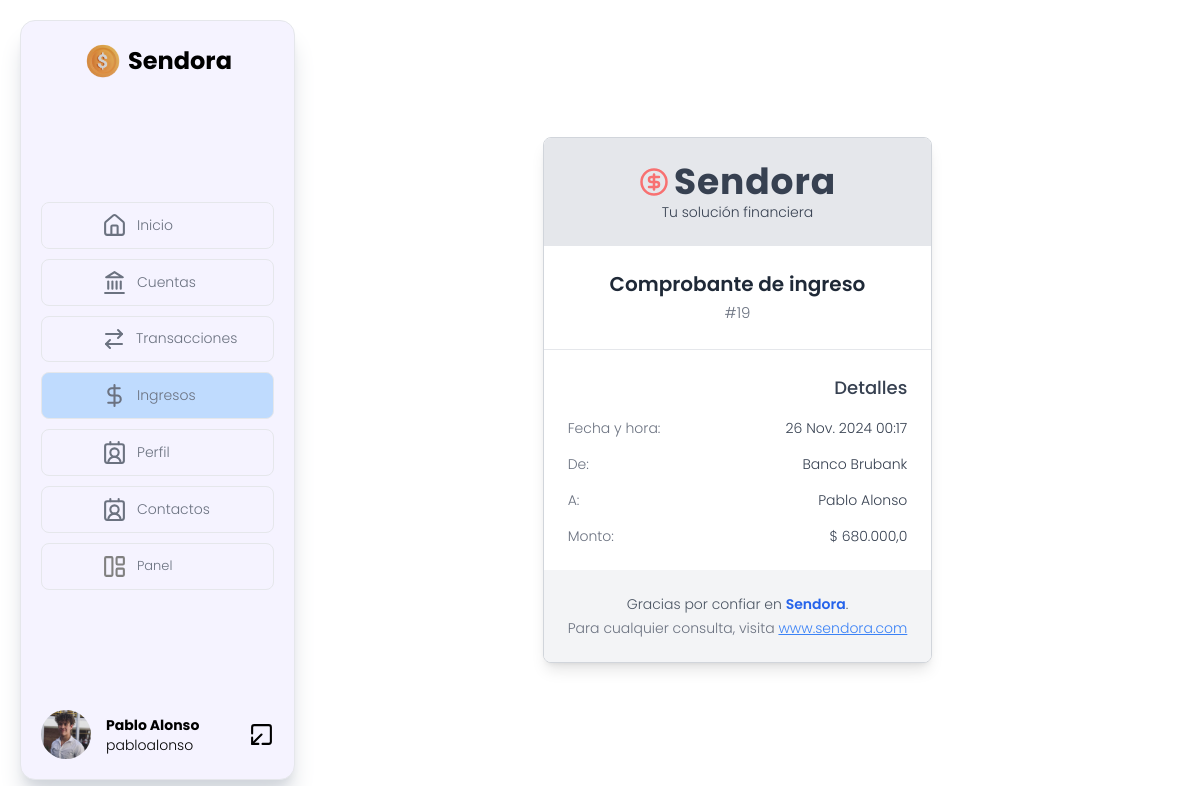
Page /income/ver_ingreso/19 (signed in) on the committed database.
### Apps/Profiles/models.py (models this page shows, shortened)
class Profiles(models.Model):
    usuario = models.OneToOneField(Users, on_delete=models.CASCADE)
    foto_perfil = models.ImageField(upload_to='users/', verbose_name="Foto de perfil",  default="users/no-photo.png")
    dni = models.CharField(max_length=50, default=" ", blank=True)
    phone_number = models.CharField(max_length=50, default=" ", blank=True)
    fecha_nacimiento =  models.DateField(null=True, blank=True)
    cuentas_favoritas = models.ManyToManyField(SendoraAccounts, blank=True)
    class Meta:
        verbose_name = "Perfil"
        verbose_name_plural = "Perfiles"

### Apps/Users/models.py (models this page shows, shortened)
class Users(AbstractUser):
    actualizado = models.DateTimeField(auto_now=True)  # Se actualiza automáticamente
    class Meta:
        db_table = "users"
        verbose_name = "Usuario"
        verbose_name_plural = "Usuarios"

### Apps/Income/models.py (models this page shows, shortened)
class Incomes(models.Model):
    monto = models.FloatField()
    origen = models.ForeignKey(BankAccounts, on_delete=models.CASCADE)
    destino = models.ForeignKey(SendoraAccounts, on_delete=models.CASCADE, null=True)
    fecha_y_hora = models.DateTimeField(auto_now_add=True)
    class Meta:
        verbose_name = "Ingreso"
        verbose_name_plural = "Ingresos"

### Apps/Accounts/models.py (models this page shows, shortened)
class BankAccounts(models.Model):
    alias = models.CharField(max_length=50)
    titular = models.ForeignKey(Users, on_delete=models.CASCADE,)
    saldo = models.DecimalField(
        default=generar_saldo_aleatorio,  # Usamos la función para generar el saldo aleatorio
        decimal_places=2,
        max_digits=10
    )
    banco  = models.ForeignKey(Banks, on_delete=models.CASCADE, null=True)
    class Meta:
        verbose_name = "Bancaria"
        verbose_name_plural = "Bancarias"

### Apps/Banks/models.py (models this page shows)
class Banks(models.Model):
    nombre = models.CharField(max_length=50)  # Nombre del banco
    email = models.EmailField(null=True, blank=True)  # Correo electrónico de contacto
    website = models.URLField(null=True, blank=True)  # Sitio web oficial
    def __str__(self):
        return self.nombre
    class Meta:
        verbose_name = "Banco"
        verbose_name_plural = "Bancos"

### Apps/Income/views.py (the view)
# urls.py: path("ver_ingreso/<int:ingreso_id>", views.ver_ingreso, name="ver_ingreso")
@login_required
def ver_ingreso(request, ingreso_id):
    ingreso =  Incomes.objects.get(id=ingreso_id)
    context = {
        "ingreso": ingreso
    }
    return render(request, "comprobante_ingreso.html", context)

### processors/es_administrador.py (called while the page is built)
def usuario_es_administrador(request):
    usuario_es_administrador = request.user.groups.filter(name='Administrador').exists() #el metodo exists() verifica si el usuario pertenece a ese grupo
    return {'usuario_es_administrador': usuario_es_administrador}

### processors/profile.py (called while the page is built)
def get_profile(request):
    if isinstance(request.user, AnonymousUser):
        return {}  # Devuelve un diccionario vacío si el usuario no está autenticado
    try:
        perfil = Profiles.objects.get(usuario=request.user)
    except Profiles.DoesNotExist:
        perfil = None  # Si el perfil no existe, maneja el caso
    return {
        'perfil': perfil if perfil else None
    }

### Apps/Income/templates/comprobante_ingreso.html
{% extends 'left-sidebar.html' %}
{% load static %}
{% load humanize %}
{% block sidebar %}
<div class="h-full flex  justify-center items-center">
    <div class="max-w-xl mx-auto  bg-white shadow-lg rounded-lg overflow-hidden border border-gray-300">
        <div class="bg-gray-200 text-gray-700 p-6 text-center">
            <h1 class="text-4xl font-bold tracking-wide flex gap-[5px] mx-auto w-fit">
                <img src="{% static 'img/dollar.svg' %}" alt="" width="30px" height="30px">
               <span>Sendora</span>
            </h1>
            <p class="text-sm font-light">Tu solución financiera</p>
        </div>
        <div class="p-6 text-center border-b border-gray-200">
            <h2 class="text-xl font-semibold text-gray-800">Comprobante de ingreso</h2>
            <p class="text-[15px] text-gray-500 mt-1 ">#{{ ingreso.id }}</p>
        </div>
        <div class="p-6">
            <div class="flex justify-end items-center mb-4">
                <h3 class="text-lg font-medium text-gray-700 ml-2">Detalles</h3>
            </div>
            <div class="grid grid-cols-2 gap-y-4 text-sm">
                <div class="text-gray-500">Fecha y hora:</div>
                <div class="text-gray-700 text-right">{{ ingreso.fecha_y_hora }}</div>
                <div class="text-gray-500">De:</div>
                <div class="text-gray-700 text-right">Banco {{ ingreso.origen.banco }}</div>
                <div class="text-gray-500">A:</div>
                <div class="text-gray-700 text-right">{{request.user.first_name}} {{request.user.last_name}}</div>
                <div class="text-gray-500">Monto:</div>
                <div class="text-gray-700 text-right">$ {{ ingreso.monto|intcomma }}</div>
            </div>
        </div>
        <div class="bg-gray-100 p-6 text-center h-full">
            <p class="text-sm text-gray-600">Gracias por confiar en <span class="text-blue-600 font-semibold">Sendora</span>.</p>
            <p class="text-sm text-gray-500 mt-1">Para cualquier consulta, visita <a href="#" class="text-blue-500 underline">www.sendora.com</a></p>
        </div>
    </div>
        </div>
{% endblock sidebar %}

### Apps/Dashboard/templates/left-sidebar.html (shortened to what this page needs)
{% load static  %}
<!DOCTYPE html>
<html lang="en">
<head>
    <script src="https://cdn.tailwindcss.com"></script>
    <link rel="stylesheet" href="{% static 'css/left-sidebar.css' %}">
    <link rel="stylesheet" href="{% static 'css/dotted.css' %}">
</head>
<body class="h-[calc(100vh-40px)] m-5 poppinsMedium">
        <div class="flex h-[100%]">
            <div class="flex flex-col justify-between items-center w-[275px] border bg-violet-50 shadow-xl shadow-gray-300 p-[20px] rounded-[15px] overflow-hidden">
                 <div class="flex items-center gap-[5px]  justify-center hover:rotate-3 transition-all duration-300">
                    <img src="{% static 'img/my-coin.png' %}" alt="" width="40px" height="40px">
                    <h2 class="font-bold text-2xl">Sendora</h2>
                 </div>
                 <ul class=" w-[100%] flex flex-col  gap-[10px]">
                    <li class="">
                        <a href="{% url 'dashboard' %} "
                        class="{% if 'dashboard' in request.path %}flex items-center px-[60px] gap-[10px] whitespace-nowrap transition-all duration-300 border bg-blue-200 py-[10px] rounded-lg
                        {% else %}
                        flex items-center px-[60px] gap-[10px] whitespace-nowrap transition-all duration-300  py-[10px] rounded-lg border
                        {% endif %}
                        ">
                            <img src="{% static 'img/home.svg' %}" alt="banks" width="25px" height="25px">
                            <span  class="text-gray-500 text-[14px]">Inicio</span>
                        </a>
                    </li>
                    <li class="">
                        <a href="{% url 'accounts' %}"
                        class="{% if 'accounts' in request.path %}flex items-center px-[60px] gap-[10px] whitespace-nowrap transition-all duration-300 border bg-blue-200 py-[10px] rounded-lg
                        {% else %}
                        flex items-center px-[60px] gap-[10px] whitespace-nowrap transition-all duration-300  py-[10px] rounded-lg border
                        {% endif %}
                        ">
                            <img src="{% static 'img/banks.svg' %}" alt="banks" width="25px" height="25px">
                            <span  class="text-gray-500 text-[14px]">Cuentas</span>
                        </a>
                    </li>
                    <li>
                        <a href="{% url 'transactions' %}"
                        class="{% if 'transactions' in request.path %}flex items-center px-[60px] gap-[10px] whitespace-nowrap transition-all duration-300  border bg-blue-200 py-[10px] rounded-lg
                        {% else %}
                        flex items-center px-[60px] gap-[10px] whitespace-nowrap transition-all duration-300  py-[10px] rounded-lg border
                        {% endif %}
                        ">
                            <img src="{% static 'img/transactions.svg' %}" alt="banks" width="25px" height="25px">
                            <span class="text-gray-500 text-[14px]">Transacciones</span>
                        </a>
                    </li>
                    <li>
                        <a href="{% url 'income' %}"
                        class="{% if 'income' in request.path %}flex items-center px-[60px] gap-[10px] whitespace-nowrap transition-all duration-300  border bg-blue-200 py-[10px] rounded-lg
                        {% else %}
                        flex items-center px-[60px] gap-[10px] whitespace-nowrap transition-all duration-300  py-[10px] rounded-lg border
                        {% endif %}
                        ">
                            <img src="{% static 'img/dollar-sign.svg' %}" alt="banks" width="25px" height="25px">
                            <span class="text-gray-500 text-[14px]">Ingresos</span>
                        </a>
                    </li>
                    <li>
                        <a href="{% url 'editprofile' %}"
                        class="{% if 'edit' in request.path %} flex items-center px-[60px] gap-[10px] whitespace-nowrap transition-all duration-300  border bg-blue-200 py-[10px] rounded-lg
                        {% else %}
                        flex items-center px-[60px] gap-[10px] whitespace-nowrap transition-all duration-300  py-[10px] rounded-lg border
                        {% endif %}
                        ">
                            <img src="{% static 'img/user.svg' %}" alt="banks" width="25px" height="25px">
                            <span class="text-gray-500 text-[14px]">Perfil</span>
                        </a>
                    </li>
                    <li>
                        <a href="{% url 'vercontactos' %}"
                        class="{% if 'vercontactos' in request.path %} flex items-center px-[60px] gap-[10px] whitespace-nowrap transition-all duration-300  border bg-blue-200 py-[10px] rounded-lg
                        {% else %}
                        flex items-center px-[60px] gap-[10px] whitespace-nowrap transition-all duration-300  py-[10px] rounded-lg border
                        {% endif %}
                        ">
                            <img src="{% static 'img/user.svg' %}" alt="banks" width="25px" height="25px">
                            <span class="text-gray-500 text-[14px]">Contactos</span>
                        </a>
                    </li>
                 {% if usuario_es_administrador %}
                            <li>
                                <a href="{% url 'lista_de_usuarios' %}"
                                class="{% if 'lista_de_usuarios' in request.path %} flex items-center px-[60px] gap-[10px] whitespace-nowrap transition-all duration-300  border bg-blue-200 py-[10px] rounded-lg
                                {% else %}
                                flex items-center px-[60px] gap-[10px] whitespace-nowrap transition-all duration-300  py-[10px] rounded-lg border
                                {% endif %}
                                ">
                                    <img src="{% static 'img/panel.svg' %}" alt="banks" width="25px" height="25px">
                                    <span class="text-gray-500 text-[13px]">Panel</span>
                                </a>
                            </li>
                    {% endif %}
                 </ul>
                <footer class="flex justify-between items-center w-[100%]">
                   <div class="flex items-center gap-[15px]">
                        <div>
                            <img src="{{ perfil.foto_perfil.url }}" alt="user-photo" width="50px" height="50px" class="rounded-[50%] transform hover:scale-110 transition-all duration-300">
                        </div>
                        <div class="text-sm">
                            <h3 class="font-bold">{{ user.first_name }} {{ user.last_name }}</h3>
                            <p>{{ user.username }}</p>
                        </div>
                   </div>
                    <a href="{% url 'logout' %}">
                        <img src="{% static 'img/leave.svg' %}" alt="logout" width="25px" height="25px">
                    </a>
                </footer>
            </div>
            <div class=" flex-1 rounded-[15px] overflow-hidden  px-[30px] ">
                {% block sidebar %}
                {% endblock sidebar %}
            </div>
        </div>
</body>
</html>

### Apps/Dashboard/static/css/left-sidebar.css (style rules this page uses)
.poppinsMedium { font-family: "Poppins", sans-serif; font-weight: 300; font-style: normal; }

### rows in the picture
Profiles: foto_perfil (picture)
Users: first_name "Pablo", last_name "Alonso", username "pabloalonso", user.first_name "Pablo", user.last_name "Alonso"
Incomes: id "19", fecha_y_hora "26 Nov. 2024 00:17", origen.banco "Brubank", monto "680.000,0"
